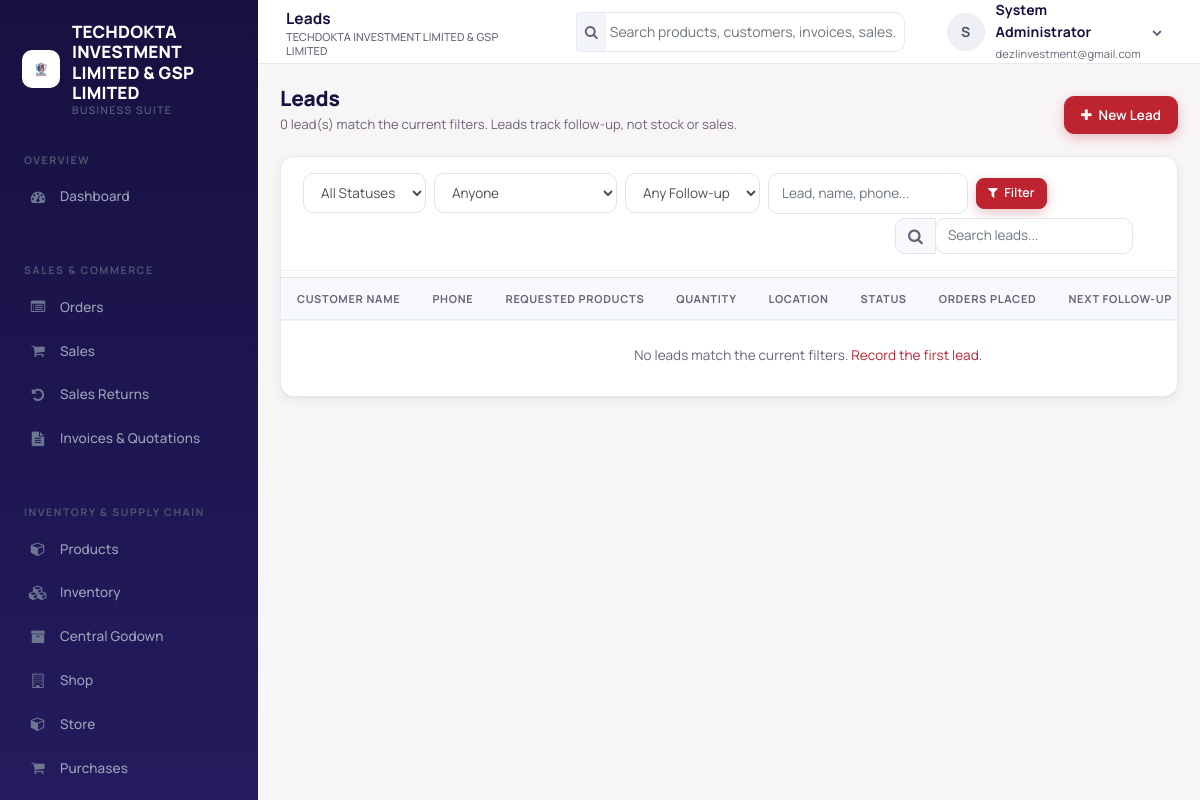
The app's page /leads.php (signed in) with its own data.
### tables this page shows
CREATE TABLE `users` (
  `user_id` int(10) UNSIGNED NOT NULL,
  `tenant_id` int(10) UNSIGNED NOT NULL,
  `username` varchar(100) NOT NULL,
  `email` varchar(191) NOT NULL,
  `password_hash` varchar(255) NOT NULL,
  `first_name` varchar(100) NOT NULL,
  `last_name` varchar(100) NOT NULL,
  `phone` varchar(50) DEFAULT NULL,
  `is_active` tinyint(1) NOT NULL DEFAULT 1,
  `last_login` datetime DEFAULT NULL,
  `created_at` timestamp NOT NULL DEFAULT current_timestamp()
);

### leads.php (the view, shortened to what the rows shown need)
<?php
require_once 'header.php';
require_once 'auth_check.php';
$page_title = 'Leads';
require_once 'navbar.php';
require_once 'sidebar.php';
?>
<div class="page-head">
    <div>
        <h1 class="page-title">Leads</h1>
    </div>
</div>
<div class="card">
    <div class="card-body p-0">
        <div class="table-responsive">
            <table class="table table-hover data-table">
                <thead>
                    <tr>
                        <th>Customer Name</th><th>Phone</th><th>Requested Products</th><th>Quantity</th><th>Location</th>
                        <th>Status</th><th>Orders Placed</th><th>Next Follow-up</th><th>Date</th><th class="text-right">Actions</th>
                    </tr>
                </thead>
            </table>
        </div>
    </div>
</div>
<?php require_once 'footer.php'; ?>

### navbar.php (shortened to what the rows shown need)
<div class="app-main">
    <header class="topbar">
        <div class="topbar-title"><?php echo isset($page_title) ? e($page_title) : e(system_title()); ?><small><?php echo e(system_title()); ?></small></div>
        <div class="dropdown">
            <a href="#" class="user-menu" data-toggle="dropdown">
                <span class="avatar"><?php echo e(strtoupper(substr($current_user->first_name, 0, 1))); ?></span>
                <span class="hide-xs"><strong><?php echo e($current_user->fullName()); ?></strong><br><small class="text-muted"><?php echo e($current_user->email); ?></small></span>
                <i class="fa fa-chevron-down hide-xs" style="font-size:10px;color:var(--text-muted)"></i>
            </a>
        </div>
    </header>
    <main class="app-content">

### sidebar.php (shortened to what the rows shown need)
<aside class="sidebar" id="sidebar">
    <div class="sidebar-brand">
        <?php $sidebar_logo = system_logo_path(); ?>
        <?php if ($sidebar_logo !== ''): ?>
            <img src="<?php echo e($sidebar_logo); ?>" alt="" class="sidebar-logo">
        <?php endif; ?>
        <div class="brand-text"><?php echo e(system_title()); ?><small>Business Suite</small></div>
    </div>
</aside>

### records on screen
users: tenant "TECHDOKTA INVESTMENT LIMITED & GSP LIMITED", first_name "S", $current_user->fullName() "System Administrator", email "dezlinvestment@gmail.com"

### other values on screen
$page_title "Leads"
count($leads) "0"
